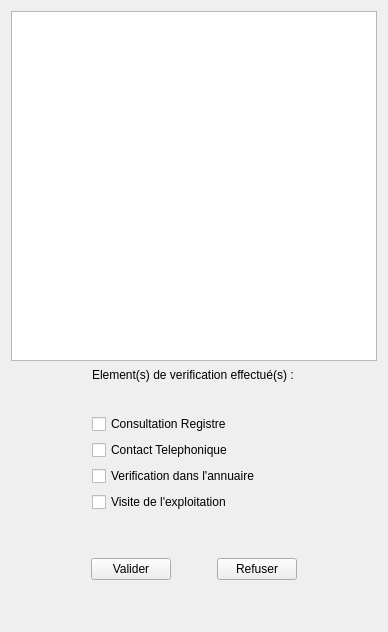
          <widget class="QWidget" name="tab_2">
           <attribute name="title">
            <string>En Attente</string>
           </attribute>
           <layout class="QVBoxLayout" name="verticalLayout_10">
            <item>
             <widget class="QTableWidget" name="tableWidgetProducteur_producteurAttenteValidation">
              <property name="minimumSize">
               <size>
                <width>0</width>
                <height>350</height>
               </size>
              </property>
              <property name="autoScroll">
               <bool>true</bool>
              </property>
              <property name="editTriggers">
               <set>QAbstractItemView::NoEditTriggers</set>
              </property>
              <property name="selectionMode">
               <enum>QAbstractItemView::SingleSelection</enum>
              </property>
              <property name="selectionBehavior">
               <enum>QAbstractItemView::SelectRows</enum>
              </property>
              <attribute name="verticalHeaderVisible">
               <bool>false</bool>
              </attribute>
             </widget>
            </item>
            <item>
             <spacer name="verticalSpacer_12">
              <property name="orientation">
               <enum>Qt::Vertical</enum>
              </property>
              <property name="sizeHint" stdset="0">
               <size>
                <width>20</width>
                <height>1</height>
               </size>
              </property>
             </spacer>
            </item>
            <item>
             <layout class="QHBoxLayout" name="horizontalLayout_15">
              <item>
               <spacer name="horizontalSpacer_23">
                <property name="orientation">
                 <enum>Qt::Horizontal</enum>
                </property>
                <property name="sizeHint" stdset="0">
                 <size>
                  <width>40</width>
                  <height>20</height>
                 </size>
                </property>
               </spacer>
              </item>
              <item>
               <layout class="QVBoxLayout" name="verticalLayout_9">
                <item>
                 <widget class="QLabel" name="label">
                  <property name="maximumSize">
                   <size>
                    <width>16777215</width>
                    <height>40</height>
                   </size>
                  </property>
                  <property name="text">
                   <string>&lt;html&gt;&lt;head/&gt;&lt;body&gt;&lt;p&gt;Element(s) de verification effectué(s) : &lt;/p&gt;&lt;p&gt;&lt;br/&gt;&lt;/p&gt;&lt;/body&gt;&lt;/html&gt;</string>
                  </property>
                 </widget>
                </item>
                <item>
                 <widget class="QCheckBox" name="checkBoxConsultRegistre">
                  <property name="text">
                   <string>Consultation Registre</string>
                  </property>
                  <property name="icon">
                   <iconset resource="ressources.qrc">
                    <normaloff>:/Images/Images/registre.png</normaloff>:/Images/Images/registre.png</iconset>
                  </property>
                  <property name="iconSize">
                   <size>
                    <width>30</width>
                    <height>30</height>
                   </size>
                  </property>
                 </widget>
                </item>
                <item>
                 <widget class="QCheckBox" name="checkBoxContactTel">
                  <property name="text">
                   <string>Contact Telephonique</string>
                  </property>
                  <property name="icon">
                   <iconset resource="ressources.qrc">
                    <normaloff>:/Images/Images/telephone.png</normaloff>:/Images/Images/telephone.png</iconset>
                  </property>
                  <property name="iconSize">
                   <size>
                    <width>30</width>
                    <height>30</height>
                   </size>
                  </property>
                 </widget>
                </item>
                <item>
                 <widget class="QCheckBox" name="checkBoxAnnuaire">
                  <property name="text">
                   <string>Verification dans l'annuaire</string>
                  </property>
                  <property name="icon">
                   <iconset resource="ressources.qrc">
                    <normaloff>:/Images/Images/telephone.png</normaloff>:/Images/Images/telephone.png</iconset>
                  </property>
                  <property name="iconSize">
                   <size>
                    <width>30</width>
                    <height>30</height>
                   </size>
                  </property>
                 </widget>
                </item>
                <item>
                 <widget class="QCheckBox" name="checkBoxVisiteExploitation">
                  <property name="text">
                   <string>Visite de l'exploitation</string>
                  </property>
                  <property name="icon">
                   <iconset resource="ressources.qrc">
                    <normaloff>:/Images/Images/visite-exploitation.png</normaloff>:/Images/Images/visite-exploitation.png</iconset>
                  </property>
                  <property name="iconSize">
                   <size>
                    <width>30</width>
                    <height>30</height>
                   </size>
                  </property>
                 </widget>
                </item>
               </layout>
              </item>
              <item>
               <spacer name="horizontalSpacer_24">
                <property name="orientation">
                 <enum>Qt::Horizontal</enum>
                </property>
                <property name="sizeHint" stdset="0">
                 <size>
                  <width>40</width>
                  <height>20</height>
                 </size>
                </property>
               </spacer>
              </item>
             </layout>
            </item>
            <item>
             <layout class="QHBoxLayout" name="horizontalLayout_14">
              <item>
               <spacer name="horizontalSpacer_20">
                <property name="orientation">
                 <enum>Qt::Horizontal</enum>
                </property>
                <property name="sizeHint" stdset="0">
                 <size>
                  <width>40</width>
                  <height>20</height>
                 </size>
                </property>
               </spacer>
              </item>
              <item>
               <layout class="QVBoxLayout" name="verticalLayout_8">
                <item>
                 <spacer name="verticalSpacer_10">
                  <property name="orientation">
                   <enum>Qt::Vertical</enum>
                  </property>
                  <property name="sizeHint" stdset="0">
                   <size>
                    <width>20</width>
                    <height>40</height>
                   </size>
                  </property>
                 </spacer>
                </item>
                <item>
                 <layout class="QHBoxLayout" name="horizontalLayout">
                  <item>
                   <spacer name="horizontalSpacer_16">
                    <property name="orientation">
                     <enum>Qt::Horizontal</enum>
                    </property>
                    <property name="sizeHint" stdset="0">
                     <size>
                      <width>40</width>
                      <height>20</height>
                     </size>
                    </property>
                   </spacer>
                  </item>
                  <item>
                   <widget class="QPushButton" name="pushButtonProducteur_EnAttente_Valider">
                    <property name="text">
                     <string>Valider</string>
                    </property>
                    <property name="icon">
                     <iconset resource="ressources.qrc">
                      <normaloff>:/Images/Images/valider.png</normaloff>:/Images/Images/valider.png</iconset>
                    </property>
                    <property name="iconSize">
                     <size>
                      <width>20</width>
                      <height>20</height>
                     </size>
                    </property>
                   </widget>
                  </item>
                  <item>
                   <spacer name="horizontalSpacer_15">
                    <property name="orientation">
                     <enum>Qt::Horizontal</enum>
                    </property>
                    <property name="sizeHint" stdset="0">
                     <size>
                      <width>40</width>
                      <height>20</height>
                     </size>
                    </property>
                   </spacer>
                  </item>
                  <item>
                   <widget class="QPushButton" name="pushButtonProducteur_EnAttente_Refuser">
                    <property name="text">
                     <string>Refuser</string>
                    </property>
                    <property name="icon">
                     <iconset resource="ressources.qrc">
                      <normaloff>:/Images/Images/annuler.png</normaloff>:/Images/Images/annuler.png</iconset>
                    </property>
                    <property name="iconSize">
                     <size>
                      <width>20</width>
                      <height>20</height>
                     </size>
                    </property>
                   </widget>
                  </item>
                  <item>
                   <spacer name="horizontalSpacer_22">
                    <property name="orientation">
                     <enum>Qt::Horizontal</enum>
                    </property>
                    <property name="sizeHint" stdset="0">
                     <size>
                      <width>40</width>
                      <height>20</height>
                     </size>
                    </property>
                   </spacer>
                  </item>
                 </layout>
                </item>
                <item>
                 <spacer name="verticalSpacer_11">
                  <property name="orientation">
                   <enum>Qt::Vertical</enum>
                  </property>
                  <property name="sizeHint" stdset="0">
                   <size>
                    <width>20</width>
                    <height>40</height>
                   </size>
                  </property>
                 </spacer>
                </item>
               </layout>
              </item>
              <item>
               <spacer name="horizontalSpacer_21">
                <property name="orientation">
                 <enum>Qt::Horizontal</enum>
                </property>
                <property name="sizeHint" stdset="0">
                 <size>
                  <width>40</width>
                  <height>20</height>
                 </size>
                </property>
               </spacer>
              </item>
             </layout>
            </item>
            <item>
             <spacer name="verticalSpacer_13">
              <property name="orientation">
               <enum>Qt::Vertical</enum>
              </property>
              <property name="sizeHint" stdset="0">
               <size>
                <width>20</width>
                <height>1</height>
               </size>
              </property>
             </spacer>
            </item>
           </layout>
          </widget>
